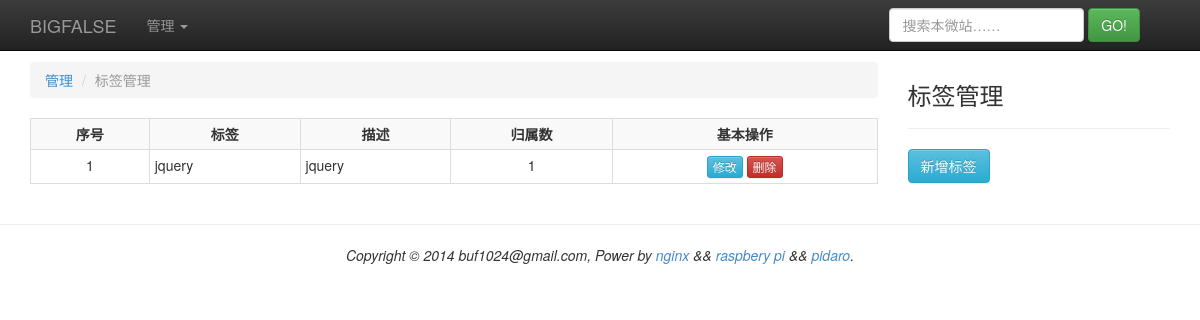
Screenshot of /manage/label (signed in) with the database file from the repository.
### tinylog/models.py (models this page shows, shortened)
class Settings(models.Model):
    title = models.CharField(max_length = 128)
    brand = models.CharField(max_length = 128)
    copy_info = models.CharField(max_length = 256)
    blog_display_count = models.IntegerField()
    blog_notify = models.BooleanField()
    blog_overview = models.BooleanField()
    game_menu_count = models.IntegerField()
    create_time = models.DateTimeField()
    update_time = models.DateTimeField()

class Label(models.Model):
    name = models.CharField(max_length = 32)
    desc = models.CharField(max_length = 512, null=True)
    create_time = models.DateTimeField()
    update_time = models.DateTimeField()

### tinylog/views.py (the view)
# urls.py: url(r'^manage/label$', 'tinylog.views.mnglabel'),
def mnglabel(req):
    r = try_redirect(req)
    if r != None:
        return r
    settings = get_settings()
    setting = settings['setting']
    d = {}
    d['extral_block'] = get_mnglabel_extral_block()
    d['header_block'] = get_header_block(setting.title + u' : 标签管理',
                                              extjs = ['/js/mnglabel.js'])
    d['nav_block'] = get_nav_block(req)
    d['content_block'] = get_mnglabel_block()
    d['footer_block'] = get_footer_block()
    t = get_template('general.html')
    c = Context(d)
    h = t.render(c)
    return HttpResponse(h)

### tinylog/util.py (called while the page is built, shortened)
def get_settings(is_force = False):
    global _g_last_time
    global _g_read_interval
    now = int(time())
    diff = now - _g_last_time
    return _g_settings

def get_header_block(webtitle, extjs = None, extcss = None):
    settings = get_settings()
    d = {}
    d['webtitle'] = webtitle
    d['mstdjss'] = settings['stdjss']
    d['mstdcss'] = settings['stdcss']
    d['mextjs'] = extjs
    d['mextcss'] = extcss
    t = get_template('header.html')
    c = Context(d)
    h = t.render(c)
    return h

def get_nav_block(req):
    settings = get_settings()
    setting = settings['setting']
    games = settings['games']
    d = {}
    d['brand'] = setting.brand
    d['games'] = games
    d['admin'] = is_admin(req)
    t = get_template('nav.html')
    c = Context(d)
    h = t.render(c)
    return h

def get_footer_block():
    settings = get_settings()
    setting = settings['setting']
    d = {}
    d['copy_info'] = setting.copy_info
    t = get_template('footer.html')
    c = Context(d)
    h = t.render(c)
    return h

def get_confirm_dialog():
    d = {}
    d['dialog_id'] = 'dialog_confirm'
    d['dialog_title_id'] = 'dialog_confirm_title'
    d['dialog_body_id'] = 'dialog_confirm_body'
    d['dialog_title'] = u'确认'
    d['dialog_body'] = u'<h2>操作不可逆，是否确定？</h2>'
    btn_no = {}
    btn_no['id'] = 'dialog_confirm_no'
    btn_no['title'] = u'取消'
    btn_yes = {}
    btn_yes['id'] = 'dialog_confirm_yes'
    btn_yes['title'] = u'确定'
    d['btns'] = [btn_no, btn_yes]
    t = get_template('dialog.html')
    c = Context(d)
    h = t.render(c)
    return h

def is_admin(req):
    return req.user.is_authenticated()

def try_redirect(req = None):
    if is_admin(req) == False:
        return HttpResponseRedirect('/manage/admin')
    return None

### tinylog/util_label.py (called while the page is built)
def get_mnglabel_block():
    settings = get_settings()
    labels = settings['labels']
    l = []
    for label in labels:
        d = {}
        d['label'] = label
        d['label_count'] = label.passage_set.count()
        l = l + [d]
    d = {}
    d['labels'] = l
    t = get_template('mnglabel.html')
    c = Context(d)
    h = t.render(c)
    return h

def get_label_form(id = None):
    label = None
    if id != None:
        label = Label.objects.get(id=id)
    d = {}
    d['label'] = label
    t = get_template('labelform.html')
    c = Context(d)
    h = t.render(c)
    return h

### template/nav.html (shortened to what this page needs)
<div class="navbar navbar-inverse navbar-fixed-top" role="navigation">
  <div class="container">
    <div class="navbar-header">
      <a class="navbar-brand" href="/">{{ brand }}</a>
    </div>
    <div class="navbar-collapse collapse">
      <ul class="nav navbar-nav">
        {% if admin %}
        <li class="dropdown">
          <a class="dropdown-toggle" data-toggle="dropdown" href="#">
            管理 <span class="caret"></span>
          </a>
        </li>
        {% else %}
        <li><a href="/manage/admin">管理</a></li>
        {% endif %}
      </ul>
      <form class="navbar-form navbar-right" role="search" method="get" action="/search">
        <div class="form-group">
          <input type="text" id="search_text" class="form-control" name="navq" placeholder="搜索本微站……">
        </div>
        <button type="submit" id="search_go" class="btn btn-success">GO!</button>
      </form>
    </div>
  </div>
</div>

### template/mnglabel.html
<div class="col-md-9">
<ol class="breadcrumb">
  <li><a href="#">管理</a></li>
  <li class="active">标签管理</li>
</ol>
<table class="table table-hover table-bordered table-striped table-condensed">
  <tr>
    <th class="text-center-align">序号</th>
    <th class="text-center-align">标签</th>
    <th class="text-center-align">描述</th>
    <th class="text-center-align">归属数</th>
    <th class="text-center-align">基本操作</th>
  </tr>
  {% if labels %}
  {% for label in labels %}
  <tr>
    <td class="text-center-align">{{ forloop.counter }}</td>
    <td>{{ label.label.name }}</td>
    <td>{{ label.label.desc }}</td>
    <td class="text-center-align">{{ label.label_count }}</td>
    <td class="text-center-align">
      <button data="{{ label.label.id }}" class="btn btn-xs btn-info" id="mnglabel_modify_{{ label.label.id }}">修改</button>
      <button data="{{ label.label.id }}" class="btn btn-xs btn-danger" id="mnglabel_delete_{{ label.label.id }}">删除</button>
    </td>
  </tr>
  {% endfor %}
  {% endif %}
</table>
</div>
<div class="col-md-3">
  <div class="bulletin">
    <h3>标签管理</h3><hr>
    <p>
      <button class="btn btn-info" id="mnglabel_new_label">新增标签</button>
    </p>
  </div>
</div>

### template/footer.html
<footer>
  <div class="text-center-align">
  	<p>{{ copy_info|safe }}</p>
	</div>
</footer>

### static/css/bigfalse.css (style rules this page uses)
.text-center-align { text-align: center; }

### rows the page displays
Settings: brand "BIGFALSE", copy_info "Copyright © 2014 buf1024@gmail.com, Power by nginx && raspbery pi && pidaro ."
Label: label.name "jquery", label.desc "jquery", label_count "1"
